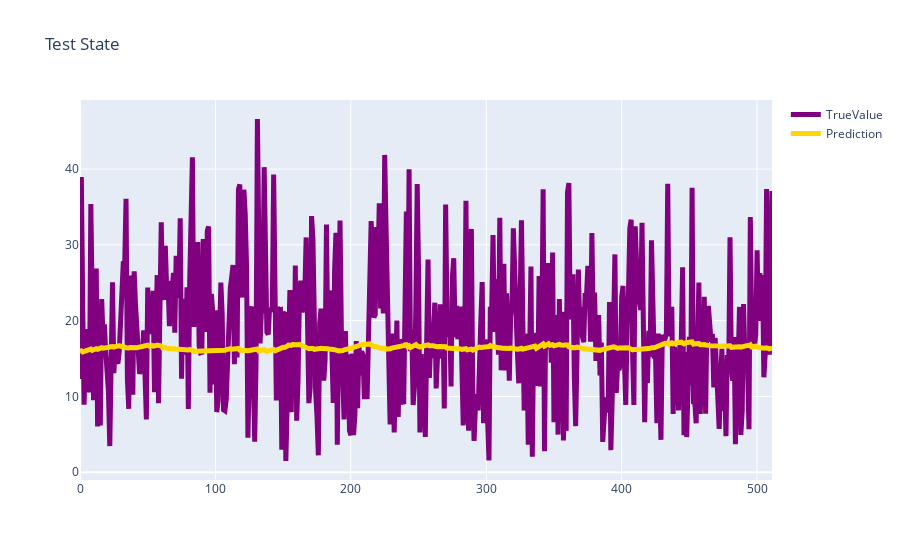

Notebook code for this chart:
### Markdown cell above
### 05 Test model

### Code cell
if instance.test:
    print(f">>>>>>>>>>>>>>>>>>>>>>>>>开始{instance.model}模型测试<<<<<<<<<<<<<<<<<<<<<<<<<<<")
    test(model, instance, test_loader, scaler)

### Figure 1 — Plotly figure (JSON) as saved in the notebook; plotly's stock layout.template omitted (floating-point values rounded to 4 significant figures; data arrays with more than 128 entries replaced by an {"elided": "..."} marker saying what was removed)
{"data": [{"line": {"color": "purple", "width": 5}, "mode": "lines", "name": "TrueValue", "type": "scatter", "y": {"elided": "512 float values"}}, {"line": {"color": "gold", "width": 5}, "mode": "lines", "name": "Prediction", "type": "scatter", "y": {"elided": "512 float values"}}], "layout": {"title": {"text": "Test State"}}}
